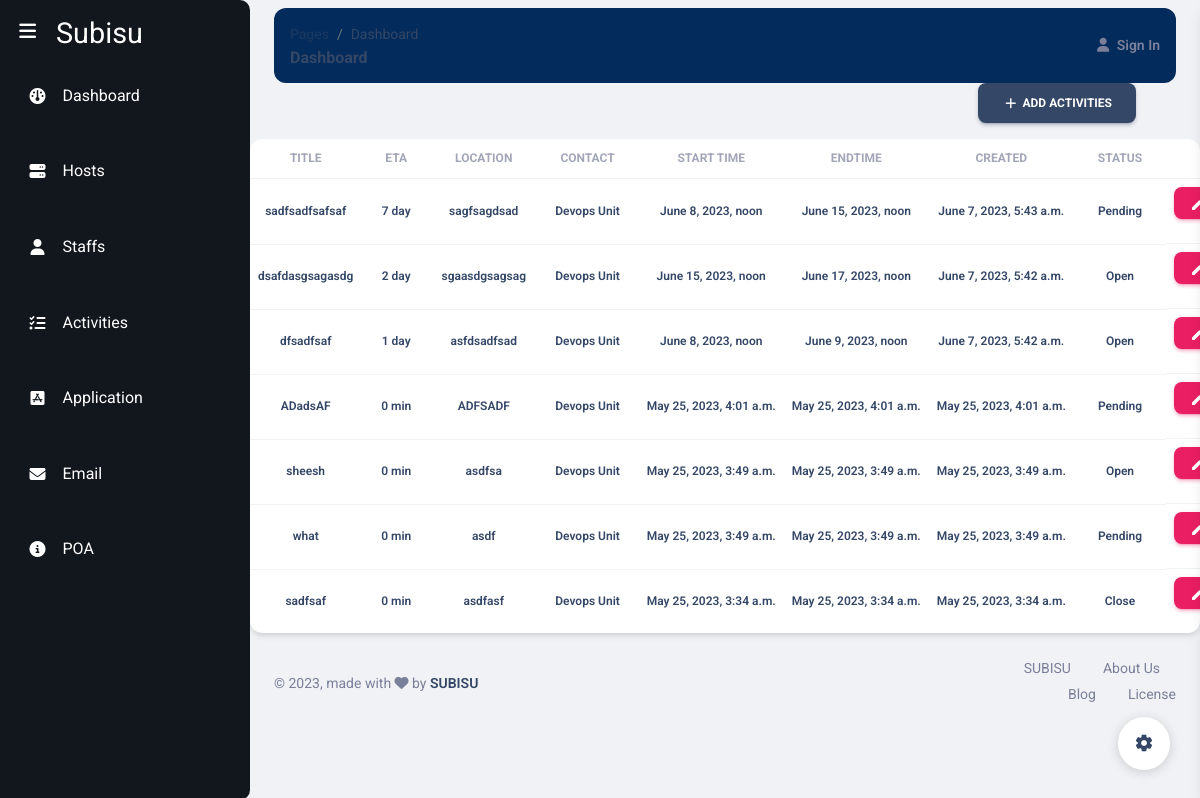
/activities/, run on an earlier commit of the app's database.
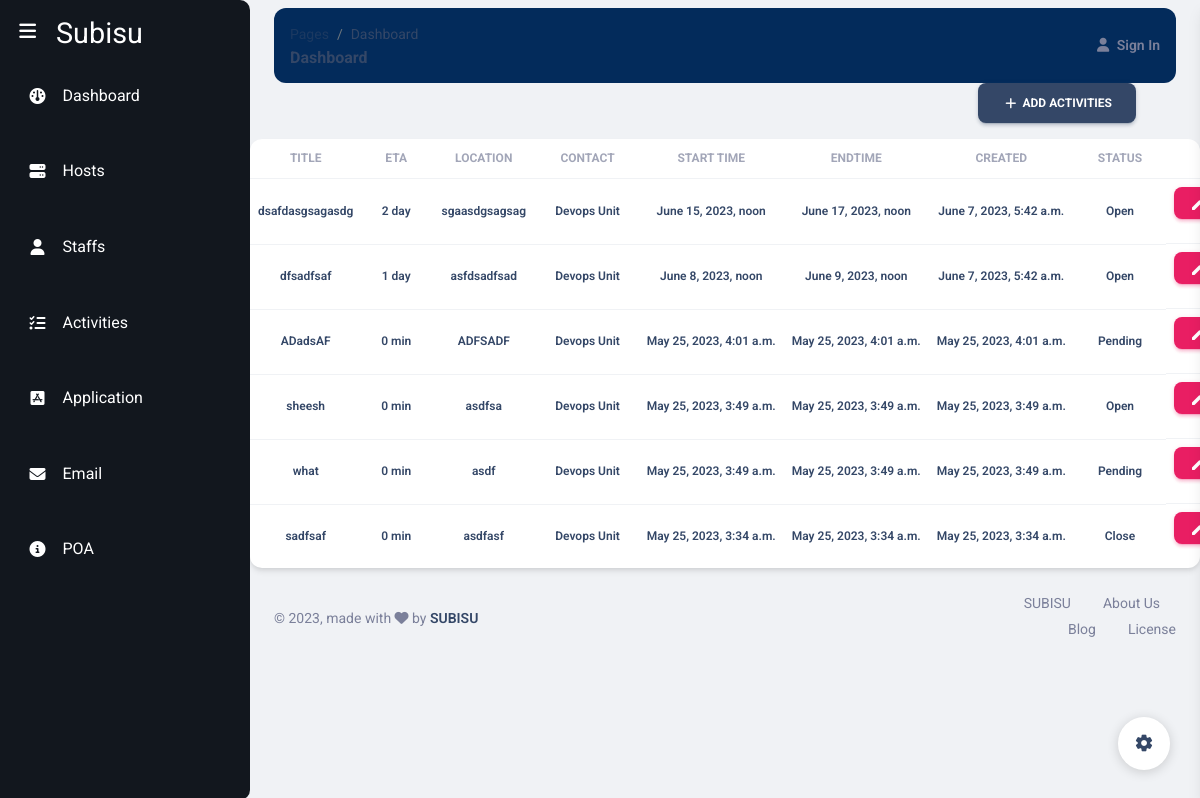
And on a later commit of the database.
### subisu/models.py (models this page shows, shortened)
class Activities(models.Model):
    title = models.CharField(max_length=200, verbose_name="Activity Title")
    location = models.CharField(max_length=200, null=True, blank=True)
    reason = models.TextField(verbose_name="Reasons", blank=True)
    benefits = models.TextField(verbose_name="Benefits for Layer", blank=True)
    impact = models.TextField(verbose_name="Impact", blank=True)
    contact = models.ForeignKey(Units, on_delete=models.CASCADE,  null=True, help_text="Select units you want to send mail to")
    startTime = models.DateTimeField(null=True, blank=True, verbose_name="Activity Start Time")
    endTime = models.DateTimeField(null=True, blank=True,verbose_name="Activity End Time")
    activities = models.TextField(max_length=500, verbose_name="Activities")
    created = models.DateTimeField(auto_now_add=True, verbose_name="Activity Created At")
    otherEmails = models.TextField(blank=True, null=True, help_text="Add other emails separated by spaces", validators=[validate_email_list])
    Comment= models.CharField(max_length=200, null=True)
    status= models.CharField(max_length=20,choices=ACTIVITY_STATUS, default= 'Open')
    sendEmail = models.BooleanField(verbose_name = "Send Email",default=False, help_text="Send Email Notification to Department")
    ETA = models.CharField(max_length=200, null=True, blank=True, editable=False)

### Models/units.py (models this page shows)
class Units(models.Model):
    name = models.CharField(max_length = 100)
    departmentId = models.ForeignKey(Departments, on_delete=models.PROTECT)
    unitHead = models.CharField(max_length=100)
    email = models.EmailField()
    status = models.BooleanField(default=True)
    def __str__(self):
        return self.name

### subisu/views.py (the view)
# urls.py: path('activities/', activities, name='activities'),
def activities(request):
    activities = Activities.objects.all().order_by('-created')
    context = {
        'activities' : activities
    }
    return render(request, 'subisu/activities.html', context)

### templates/subisu/activities.html (shortened to what this page needs)
{%extends 'subisu/base.html' %}
{%block start%}
<div class="d-flex justify-content-end  px-6">
  <a class="btn btn-icon btn-3 btn-dark ml-auto" href="{%url 'create_activities' %}">
    <span class="btn-inner--icon"><i class="material-icons">add</i></span>
    <span class="btn-inner--text">Add Activities</span>
  </a>
</div>
<div class="card">
  <div class="table-responsive">
    <table class="table align-items-center mb-0">
      <thead>
        <tr>
            <th class="text-center text-uppercase text-secondary text-xs font-weight-bolder opacity-7">title</th>
            <th class="text-center text-uppercase text-secondary text-xs font-weight-bolder opacity-7">ETA</th>
            <th class="text-center text-uppercase text-secondary text-xs font-weight-bolder opacity-7">location</th>
            <th class="text-center text-uppercase text-secondary text-xs font-weight-bolder opacity-7">contact</th>
            <th class="text-center text-uppercase text-secondary text-xs font-weight-bolder opacity-7">start time</th>
            <th class="text-center text-uppercase text-secondary text-xs font-weight-bolder opacity-7">endtime</th>
            <th class="text-center text-uppercase text-secondary text-xs font-weight-bolder opacity-7">created</th>
            <th class="text-center text-uppercase text-secondary text-xs font-weight-bolder opacity-7">status</th>
            <th class="text-center text-uppercase text-secondary text-xs font-weight-bolder opacity-7">Action</th>
        </tr>
      </thead>
      <tbody>
        {% for activity in activities %}
            <tr>
              <td class="align-middle text-center"><h6 class="mb-0 text-xs">{{ activity.title }}</h6></td>
              <td class="align-middle text-center"><h6 class="mb-0 text-xs">{{ activity.ETA}}</h6></td>
              <td class="align-middle text-center"><h6 class="mb-0 text-xs">{{ activity.location }}</h6></td>
              <td class="align-middle text-center"><h6 class="mb-0 text-xs">{{ activity.contact }}</h6></td>
              <td class="align-middle text-center"><h6 class="mb-0 text-xs">{{ activity.startTime }}</h6></td>
              <td class="align-middle text-center"><h6 class="mb-0 text-xs">{{ activity.endTime }}</h6></td>
              <td class="align-middle text-center"><h6 class="mb-0 text-xs">{{ activity.created }}</h6></td>
              <td class="align-middle text-center"><h6 class="mb-0 text-xs">{{ activity.status }}</h6></td>
              <td class="d-flex justify-content-around align-items-center">
                <a href="{%url 'edit_activity' activity.id%}" class="btn btn-primary btn-sm"><i class="material-icons text-md">edit</i></a>
              </td>
            </tr>
        {% endfor %}
      </tbody>
    </table>
  </div>
</div>
{%endblock%}

### templates/subisu/base.html (shortened to what this page needs)
{% load static %}
<!DOCTYPE html>
<html lang="en">
<head>
  <link href="{% static 'assets/css/nucleo-icons.css' %}" rel="stylesheet" />
  <link href="{% static 'assets/css/nucleo-svg.css' %}" rel="stylesheet" />
  <link id="pagestyle" href="{% static 'assets/css/material-dashboard.min.css' %}?v=2.1.2" rel="stylesheet" />
  <link href="{% static 'fontawesomefree/css/fontawesome.css' %}" rel="stylesheet" type="text/css">
    <link href="{% static 'fontawesomefree/css/brands.css' %}" rel="stylesheet" type="text/css">
    <link href="{% static 'fontawesomefree/css/solid.css' %}" rel="stylesheet" type="text/css">
</head>
<body class="g-sidenav-show bg-gray-200">
  {% include 'subisu/sidenav.html' %}
  {% include 'subisu/mainnav.html' %}
  {% block start %}
  {% endblock %}
  {% include 'subisu/footer.html' %}
</body>
</html>

### templates/subisu/sidenav.html (shortened to what this page needs)
<div class="sidenav">
  <div class="top">
      <div class="logo">
          <span>Subisu</span>
      </div>
      <i class="fa-solid fa-bars" id="btn"></i>
  </div>
  <ul>
      <li>
          <a href="{%url 'dashboard'%}">
              <i class="fa-solid fa-gauge"></i>
              <span class="nav-item">Dashboard</span>
          </a>
      </li>
      <li>
          <a href="{%url 'hosts'%}">
              <i class="fa-solid fa-server"></i>
              <span class="nav-item">Hosts</span>
          </a>
      </li>
      <li>
          <a href="{%url 'staffs'%}">
              <i class="fa-solid fa-user"></i>
              <span class="nav-item">Staffs</span>
          </a>
      </li>
      <li>
          <a href="{%url 'activities'%}">
              <i class="fa-solid fa-list-check"></i>
              <span class="nav-item">Activities</span>
          </a>
      </li>
      <li>
          <a href="{%url 'applications'%}">
              <i class="fa-brands fa-app-store-ios"></i>
              <span class="nav-item">Application</span>
          </a>
      </li>
      <li>
          <a href="{%url 'emails'%}">
              <i class="fa-solid fa-envelope"></i>
              <span class="nav-item">Email</span>
          </a>
      </li>
      <li>
        <a href="{%url 'poa'%}">
          <i class="fa-solid fa-circle-info"></i>
            <span class="nav-item">POA</span>
        </a>
    </li>
  </ul>
</div>

### templates/subisu/mainnav.html (shortened to what this page needs)
<main class="main-content position-relative max-height-vh-100 h-100 border-radius-lg mb-5 mt-2">
    <nav class="navbar navbar-main navbar-expand-lg px-0 mx-4 text-white shadow-none border-radius-xl" id="navbarBlur" navbar-scroll="true" style="background-color:rgba(3,43,91,255)">
      <div class="container-fluid py-1 px-3">
        <nav aria-label="breadcrumb">
          <ol class="breadcrumb bg-transparent mb-0 pb-0 pt-1 px-0 me-sm-6 me-5">
            <li class="breadcrumb-item text-sm"><a class="opacity-5 text-dark" href="javascript:;">Pages</a></li>
            <li class="breadcrumb-item text-sm text-dark active" aria-current="page">Dashboard</li>
          </ol>
          <h6 class="font-weight-bolder mb-0">Dashboard</h6>
        </nav>
        <div class="collapse navbar-collapse mt-sm-0 mt-2 me-md-0 me-sm-4" id="navbar">
          <ul class="navbar-nav  justify-content-end">
            {%if not request.user.is_authenticated%}
            <li class="nav-item d-flex align-items-center">
              <a href="{%url 'login'%}" class="nav-link text-body font-weight-bold px-0">
                <i class="fa fa-user me-sm-1"></i>
                <span class="d-sm-inline d-none">Sign In</span>
              </a>
            </li>
            {%endif%}
              </ul>
        </div>
      </div>
  </nav>

### templates/subisu/footer.html (shortened to what this page needs)
<footer class="footer py-4">
    <div class="container-fluid">
      <div class="row align-items-center justify-content-lg-between">
        <div class="col-lg-4 mb-lg-0 mb-4">
          <div class="copyright text-center text-sm text-muted text-lg-start">
            © ,
            made with <i class="fa fa-heart"></i> by
            <a href="https://www.creative-tim.com" class="font-weight-bold" target="_blank">SUBISU</a>
          </div>
        </div>
        <div class="col-lg-3">
          <ul class="nav nav-footer justify-content-center justify-content-lg-end">
            <li class="nav-item">
              <a href="https://www.creative-tim.com" class="nav-link text-muted" target="_blank">SUBISU</a>
            </li>
            <li class="nav-item">
              <a href="https://www.creative-tim.com/presentation" class="nav-link text-muted" target="_blank">About Us</a>
            </li>
            <li class="nav-item">
              <a href="https://www.creative-tim.com/blog" class="nav-link text-muted" target="_blank">Blog</a>
            </li>
            <li class="nav-item">
              <a href="https://www.creative-tim.com/license" class="nav-link pe-0 text-muted" target="_blank">License</a>
            </li>
          </ul>
        </div>
      </div>
    </div>
  </footer>
</main>
<div class="fixed-plugin">
<a class="fixed-plugin-button text-dark position-fixed px-3 py-2">
  <i class="material-icons py-2">settings</i>
</a>
</div>

### templates/subisu/base.html (style rules this page uses)
.sidenav { position: fixed; top: 0; left: 0; height: 100vh; width: 250px; background-color: #12171e; transition: all 0.5s ease; border-radius: 0 10px 10px 0; }
.main-content { transition: all 0.5s ease; margin-left: 250px; }

### templates/subisu/sidenav.html (style rules this page uses)
.sidenav #btn { position: absolute; color: #fff; top: 0.4rem; left: 1.2rem; text-align: right; font-size: 1.2rem; line-height: 50px; cursor: pointer; }
.sidenav .top .logo { margin-top:0.5rem; color:#fff; display: flex; height: 50px; width: 100%; align-items:center; pointer-events: none; opacity: 1; }
.top { font-size:1.8rem; margin-left:3.5rem; }
.sidenav ul { display:flex; flex-direction:column; align-items:center; padding:0; }
.sidenav ul li { margin-top:1rem; position: relative; list-style-type: none; height: 50px; width: 90%; margin:0.8rem auto; line-height:50px; }
.sidenav ul li a { color:#fff; display:flex; align-items: center; text-decoration:none; border-radius: 0.8rem; }
.sidenav ul li a i { min-width:50px; text-align:center; height:50px; line-height: 50px; }
.sidenav .nav-item { opacity: 1; }

What changed in the data, as far as the page shows it:
removed Activities: title "sadfsadfsafsaf", ETA "7 day", location "sagfsagdsad", contact "Devops Unit", startTime "June 8, 2023, noon", endTime "June 15, 2023, noon", created "June 7, 2023, 5:43 a.m.", status "Pending"
